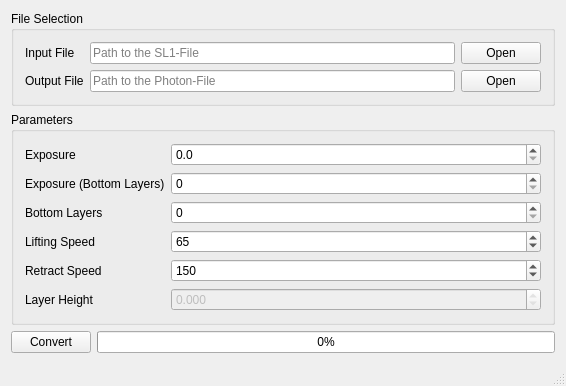
<?xml version="1.0" encoding="UTF-8"?>
<ui version="4.0">
 <class>MainWindow</class>
 <widget class="QMainWindow" name="MainWindow">
  <property name="geometry">
   <rect>
    <x>0</x>
    <y>0</y>
    <width>566</width>
    <height>343</height>
   </rect>
  </property>
  <property name="windowTitle">
   <string>SL1 to Photon Converter</string>
  </property>
  <property name="locale">
   <locale language="English" country="Germany"/>
  </property>
  <widget class="QWidget" name="centralWidget">
   <layout class="QVBoxLayout" name="verticalLayout">
    <item>
     <widget class="QGroupBox" name="groupBox">
      <property name="title">
       <string>File Selection</string>
      </property>
      <layout class="QGridLayout" name="gridLayout_2">
       <item row="1" column="0">
        <widget class="QLabel" name="label_2">
         <property name="text">
          <string>Output File</string>
         </property>
        </widget>
       </item>
       <item row="0" column="0">
        <widget class="QLabel" name="label">
         <property name="text">
          <string>Input File</string>
         </property>
        </widget>
       </item>
       <item row="1" column="1">
        <widget class="QLineEdit" name="lineEdit_outfile">
         <property name="placeholderText">
          <string>Path to the Photon-File</string>
         </property>
        </widget>
       </item>
       <item row="0" column="1">
        <widget class="QLineEdit" name="lineEdit_infile">
         <property name="placeholderText">
          <string>Path to the SL1-File</string>
         </property>
        </widget>
       </item>
       <item row="1" column="2">
        <widget class="QPushButton" name="pushButton_open_out">
         <property name="text">
          <string>Open</string>
         </property>
        </widget>
       </item>
       <item row="0" column="2">
        <widget class="QPushButton" name="pushButton_open_in">
         <property name="text">
          <string>Open</string>
         </property>
        </widget>
       </item>
      </layout>
     </widget>
    </item>
    <item>
     <widget class="QGroupBox" name="groupBox_2">
      <property name="title">
       <string>Parameters</string>
      </property>
      <layout class="QFormLayout" name="formLayout">
       <item row="0" column="0">
        <widget class="QLabel" name="exposureLabel">
         <property name="text">
          <string>Exposure</string>
         </property>
        </widget>
       </item>
       <item row="1" column="0">
        <widget class="QLabel" name="exposureBottomLayersLabel">
         <property name="text">
          <string>Exposure (Bottom Layers)</string>
         </property>
        </widget>
       </item>
       <item row="1" column="1">
        <widget class="QSpinBox" name="exposureBottomLayersSpinBox">
         <property name="maximum">
          <number>999</number>
         </property>
        </widget>
       </item>
       <item row="2" column="0">
        <widget class="QLabel" name="bottomLayersLabel">
         <property name="text">
          <string>Bottom Layers</string>
         </property>
        </widget>
       </item>
       <item row="2" column="1">
        <widget class="QSpinBox" name="bottomLayersSpinBox">
         <property name="maximum">
          <number>999</number>
         </property>
        </widget>
       </item>
       <item row="0" column="1">
        <widget class="QDoubleSpinBox" name="exposureDoubleSpinBox">
         <property name="locale">
          <locale language="English" country="UnitedStatesVirginIslands"/>
         </property>
         <property name="decimals">
          <number>1</number>
         </property>
        </widget>
       </item>
       <item row="4" column="0">
        <widget class="QLabel" name="liftSpeedLabel">
         <property name="text">
          <string>Lifting Speed</string>
         </property>
        </widget>
       </item>
       <item row="4" column="1">
        <widget class="QSpinBox" name="liftSpeeedSpinBox">
         <property name="minimum">
          <number>1</number>
         </property>
         <property name="maximum">
          <number>999</number>
         </property>
         <property name="singleStep">
          <number>5</number>
         </property>
         <property name="value">
          <number>65</number>
         </property>
        </widget>
       </item>
       <item row="6" column="0">
        <widget class="QLabel" name="retractSpeedLabel">
         <property name="text">
          <string>Retract Speed</string>
         </property>
        </widget>
       </item>
       <item row="6" column="1">
        <widget class="QSpinBox" name="retractSpeeedSpinBox">
         <property name="minimum">
          <number>1</number>
         </property>
         <property name="maximum">
          <number>999</number>
         </property>
         <property name="singleStep">
          <number>10</number>
         </property>
         <property name="value">
          <number>150</number>
         </property>
        </widget>
       </item>
       <item row="7" column="1">
        <widget class="QDoubleSpinBox" name="layerHeightDoubleSpinBox">
         <property name="enabled">
          <bool>false</bool>
         </property>
         <property name="locale">
          <locale language="English" country="UnitedStates"/>
         </property>
         <property name="readOnly">
          <bool>true</bool>
         </property>
         <property name="prefix">
          <string notr="true"/>
         </property>
         <property name="decimals">
          <number>3</number>
         </property>
         <property name="singleStep">
          <double>0.050000000000000</double>
         </property>
        </widget>
       </item>
       <item row="7" column="0">
        <widget class="QLabel" name="layerHeightLabel">
         <property name="text">
          <string>Layer Height</string>
         </property>
        </widget>
       </item>
      </layout>
     </widget>
    </item>
    <item>
     <layout class="QHBoxLayout" name="horizontalLayout">
      <item>
       <widget class="QPushButton" name="pushButton_convert">
        <property name="text">
         <string>Convert</string>
        </property>
       </widget>
      </item>
      <item>
       <widget class="QProgressBar" name="progressBar">
        <property name="value">
         <number>0</number>
        </property>
        <property name="textVisible">
         <bool>true</bool>
        </property>
       </widget>
      </item>
     </layout>
    </item>
   </layout>
  </widget>
  <widget class="QStatusBar" name="statusBar"/>
 </widget>
 <layoutdefault spacing="6" margin="11"/>
 <resources/>
 <connections/>
</ui>
